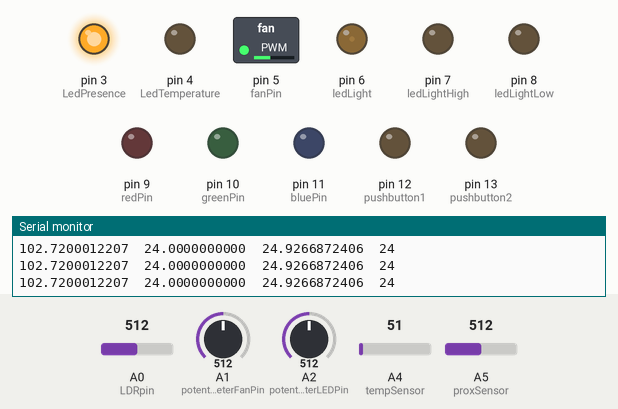
The sketch below on a simulated Arduino Uno, built with avr-gcc and run on an emulated ATmega328P. Shown: switched loads named in the sketch (green lamp = pin HIGH), output pins drawn as LEDs (lit = HIGH), the last lines printed to the serial monitor. The test bench sets the inputs (shaded band); at power-on: A0 (LDRpin) = 512, A4 (tempSensor) = 51, A5 (proxSensor) = 512, A1 (potentiometerFanPin) = 512, A2 (potentiometerLEDPin) = 512.

Above: at 1.2 s.
1.3 s: A0 (LDRpin) set to 568
2.8 s: A0 (LDRpin) set to 589
At 3.4 s:
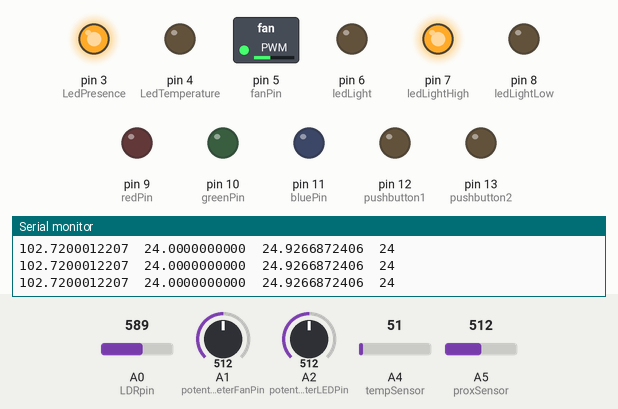
4.3 s: A4 (tempSensor) set to 71
At 5.0 s:
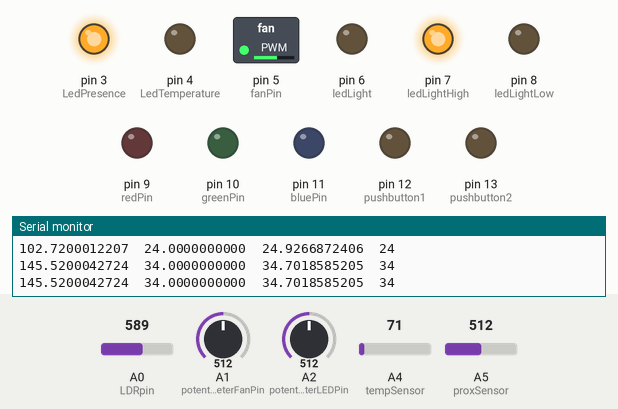
5.8 s: A5 (proxSensor) set to 104
7.3 s: A5 (proxSensor) set to 89
At 8.1 s:
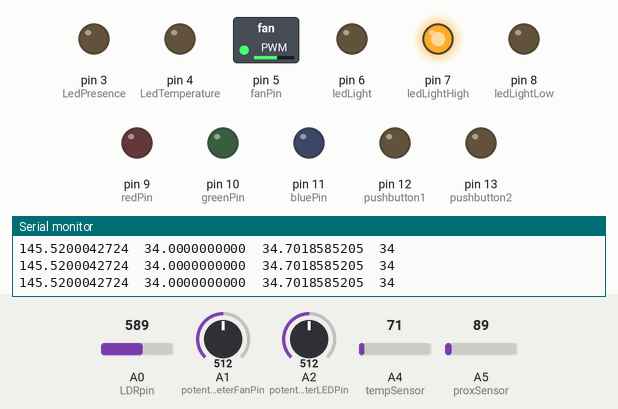
8.8 s: A0 (LDRpin) set to 48
At 9.1 s:
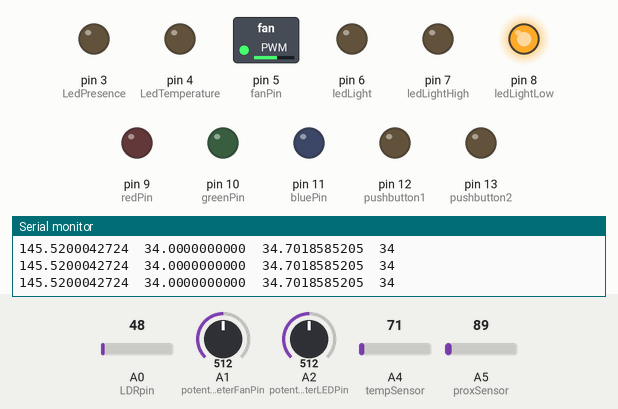
Timing chart, 0 to 12.8 s (numbered marks = the images above; inputs shaded):
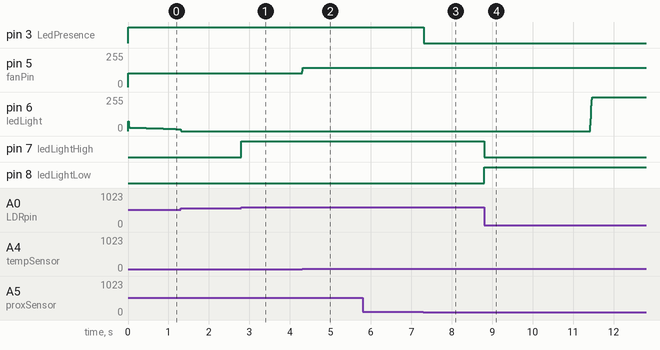

The sketch:

part1_vPolling.ino
```cpp
/*********************************************************
**********************************************************
***** *****
***** VARIABES *****
***** *****
**********************************************************
**********************************************************
*********************************************************/

const int redPin = 9;
const int greenPin = 10;
const int bluePin = 11;

/**********************************************************
* OPERATION MODES
**********************************************************/
const int pushbutton1 = 12;
const int pushbutton2 = 13;

/**********************************************************
* LUMINAIRE
**********************************************************/
const int ledLight = 6;
const int potentiometerLEDPin = A2;
int luminaireValue;

const int lumiNumReadings=20; // number of readings to compute moving average
int lumiReadings[lumiNumReadings]; // the readings from the analog input
int lumiIndex = 0; // the index of the current reading
int lumiTotal = 0; // the running total
int lumiAverage = 0; // the average

/**********************************************************
* FAN
**********************************************************/

const int fanPin = 5;
const int potentiometerFanPin = A1;

/**********************************************************
* LDR
**********************************************************/
const int LDRpin = A0; //input pin for the LDR sensor

const int ledLightLow =8; //pin for LED for light off
const int ledLightHigh =7; //pin for LED for light on

const int VoltDiv =10000; //resistance used with the LDR for the voltage divisor
const int LDRvcc =5; //voltage used to supply the voltage divisor
const int LDR_uplimit = 13000; //before 25000 wiwth environment0
const int LDR_downlimit = 1000
; //before 8000

int LDRValue = 0; // variable to store the value coming from the sensor
float LDRVolt =0; // LDR tension
float LDRes=0; // LDR resistance

//moving average variables
const int ldrNumReadings=20; // number of readings to compute moving average
float ldrReadings[ldrNumReadings]; // the readings from the analog input
int ldrIndex = 0; // the index of the current reading
float ldrTotal = 0; // the running total
float ldrAverage = 0; // the average

/**********************************************************
* PROXIMITY
**********************************************************/
const int proxSensor = A5; //input pin fo the proximity sensor
const int LedPresence = 3; // select the pin for the LED that detects presence

const int proximityNumReadings=5; // number of readings to compute moving average
int proximityReadings[proximityNumReadings]; // the readings from the analog input
int proximityIndex = 0; // the index of the current reading
int proximityTotal = 0; // the running total
int proximityAverage = 0; // the average


/**********************************************************
* TEMPERATURE
**********************************************************/
const int tempSensor = A4; //input pin for he temperature sensor
const int LedTemperature = 4; // select the pin for the LED that detects temperatures above 50ºC

const int tempNumReadings=5; // number of readings to compute moving average
int tempReadings[tempNumReadings]; // the readings from the analog input
int tempIndex = 0; // the index of the current reading
int tempTotal = 0; // the running total
int tempAverage = 0; // the average
float realtemp_t,realtemp;


/**********************************************************
* PID FAN
**********************************************************/

unsigned long pidFan_lastTime; //for constant sample time assurance
int pidFan_sampleTime = 10;
double pidFan_y, pidFan_u; //input reading and output value
double pidFan_ref=35; //reference
double pidFan_errorSum, pidFan_lastError; //error sum and previous erros for integral and derivative components
double pidFan_kp=4.28, pidFan_ki=0.000, pidFan_kd=0; //proportional, integral and derivative variables


//    P-Control: P=0.50*Gu, I=0, D=0.
//    PI-Control: P=0.45*Gu, I=1.2/tu, D=0.
//    PIDFAN-Control: P=0.60*Gu, I=2/tu, D=tu/8.

// variable used for timing serial output of LDR value
double PRINT_LAST_TIME_FAN;

void pidFan(){
  //pidFan_y=analogRead(PIN_Y);
  pidFan_y=tempAverage;

  unsigned long now = millis();
  double timeChange = (double) (now - pidFan_lastTime);
  if (timeChange < pidFan_sampleTime) return; //don't compute output if sample time has not been reached

  //double error = pidFan_ref - pidFan_y; //compute current error
  double error = pidFan_y;

  if (tempAverage >= pidFan_ref){
    pidFan_u = 150;
    return;
  }

  pidFan_errorSum += (error * pidFan_sampleTime); //error's integral
  int errorDerivative = (error - pidFan_lastError) / pidFan_sampleTime; //error's derivative

  //error = error * ( 1 / (1 + exp(-error))); // logistic function

  pidFan_u = pidFan_kp * error + pidFan_ki * pidFan_errorSum + pidFan_kd * errorDerivative;

  pidFan_u = (pidFan_u < 0) ? 0 : pidFan_u;

  pidFan_lastError=error;
  pidFan_lastTime=now;

  //double temp=( 1 / (1 + exp(-pidFan_u)));

  //if (pidFan_u < 0) pidFan_u=-pidFan_u;
  //pidFan_u = 10000 * ( 1 / (1 + exp(pidFan_u)));


  if(pidFan_u > 150) pidFan_u = 150; //150 is the max of fan for noiseless performance. Restricts control within the boundary.

  //if(pidFan_u<0) return;  // se a luz ainda no aqueceu, deixa aquecer

  if(error<0) pidFan_u=0;  // if temperature hasn't exceeded setpoint, don't act

  // this section is printing the value of LDRes and LED PID output each 250 ms
  double PRINT_TIME_CHANGE= (double) (now - PRINT_LAST_TIME_FAN);

  if (PRINT_TIME_CHANGE >= 250){
//    Serial.println("------------------ FAN ------------------");
    Serial.print(pidFan_u,DEC);
    Serial.print("\t");
    Serial.print(error,DEC);
    Serial.print("\t");
    Serial.print(realtemp,DEC);
    Serial.print("\t");
    Serial.println(tempAverage,DEC);


    PRINT_LAST_TIME_FAN    =now;
  }


//map pidFan_u
//analogWrite(PIN_U,pidFan_u)

}


/**********************************************************
* PID LED
**********************************************************/

unsigned long pidLED_lastTime; //for constant sample time assurance
int pidLED_sampleTime = 10;
double pidLED_y, pidLED_u; //input reading and output value
double pidLED_ref=7000;


//reference for the light resistance
double pidLED_errorSum, pidLED_lastError; //error sum and previous erros for integral and derivative components
double pidLED_kp=0.01, pidLED_ki=0.0005, pidLED_kd=0; //proportional, integral and derivative variables
// 0.02  0.001

//0.0007
//    P-Control: P=0.50*Gu, I=0, D=0.
//    PI-Control: P=0.45*Gu, I=1.2/tu, D=0.
//    PIDFAN-Control: P=0.60*Gu, I=2/tu, D=tu/8.

double PRINT_LAST_TIME_LED;

void pidLED(){

  pidLED_y=ldrAverage;

  unsigned long now = millis();
  double timeChange = (double) (now - pidLED_lastTime);
  if (timeChange < pidLED_sampleTime) return; //don't compute output if sample time has not been reached

  double error = pidLED_ref - pidLED_y; //compute current error
  pidLED_errorSum += (error * pidLED_sampleTime); //error's integral

  int errorDerivative = (error - pidLED_lastError) / pidLED_sampleTime; //error's derivative

  pidLED_u = pidLED_kp * error + pidLED_ki * pidLED_errorSum + pidLED_kd * errorDerivative;

  pidLED_lastError=error;
  pidLED_lastTime=now;


//  // this section is printing the value of LDRes and LED PID output each 250 ms
  double PRINT_TIME_CHANGE= (double) (now - PRINT_LAST_TIME_LED);

  if (PRINT_TIME_CHANGE >= 250){
    //Serial.println("------------------ LED ------------------");
//    Serial.print(pidLED_u,DEC);
//    Serial.print("\t");
//    Serial.print(LDRes,DEC);
//    Serial.print("\t");
//    Serial.println(ldrAverage);

    PRINT_LAST_TIME_LED=now;
  }

  // if PID output exceeds 255, then it is 255; if it is negative, then it is 0
  if (pidLED_u > 255) pidLED_u=255;
  if (pidLED_u < 0) pidLED_u=0;


}


void setup() {

  //proximity
  pinMode(proxSensor, INPUT);
  pinMode(LedPresence, OUTPUT);


  //temperature
  pinMode(tempSensor, INPUT);
  pinMode(LedTemperature, OUTPUT);

  // light sensor
  pinMode(ledLightLow, OUTPUT);
  pinMode(ledLightHigh, OUTPUT);

  // luminaire
  pinMode(potentiometerLEDPin, INPUT);
  pinMode(ledLight, OUTPUT);

  // fan
  pinMode(potentiometerFanPin, INPUT);
  pinMode(fanPin, OUTPUT);

  //
  pinMode(redPin, OUTPUT);
  pinMode(greenPin, OUTPUT);
  pinMode(bluePin, OUTPUT);

  //operation mode
  pinMode(pushbutton1, OUTPUT);
  pinMode(pushbutton2, OUTPUT);

  // initialize serial communication:
  Serial.begin(9600);
}


void loop()
{

  //delay(1000);
  int proximity, temperature, distance;

  if (distance < 50) pidLED_ref=10000;
  else pidLED_ref = 1000;


  if (Serial.available() > 0) { //If we sent the program a command deal with it
    for (int x = 0; x < 4; x++) {
      switch (x) {
        case 0:
          Serial.println(Serial.parseFloat());
          pidLED_kp = (double)Serial.parseFloat();
          break;
        case 1:
          pidLED_ki = (double)Serial.parseFloat();

          break;
        case 2:
          pidLED_kd = (double)Serial.parseFloat();
          break;
        case 3:
          for (int y = Serial.available(); y == 0; y--) {
            Serial.read(); //Clear out any residual junk
          }
          break;
      }
    }
  Serial.print("#ledKP=");
  Serial.print(pidLED_kp,DEC);
  Serial.print("\tledKI=");
  Serial.print(pidLED_ki,DEC);
  Serial.print("\tledKD=");
  Serial.println(pidLED_kd,DEC);
  }


/**********************************************************
*
* Proximity
*
**********************************************************/

  // read from proximity sensor
  proximity = analogRead(proxSensor);

  //// moving average to reduce noise
  // subtract the last reading:
  proximityTotal= proximityTotal - proximityReadings[proximityIndex];

  // read from the sensor:
  proximityReadings[proximityIndex] = proximity;

  // add the reading to the total:
  proximityTotal= proximityTotal + proximityReadings[proximityIndex];

  // advance to the next position in the array:
  proximityIndex = proximityIndex + 1;

  // if we're at the end of the array...
  if (proximityIndex >= proximityNumReadings)
    // ...wrap around to the beginning:
    proximityIndex = 0;

  // calculate the average:
  proximityAverage = proximityTotal / proximityNumReadings;

  //calculate distance
  distance = -0.146 * proximityAverage + 63.87;

  // workstation occupied if presence detected within 50 cm
  if (distance < 50) digitalWrite(LedPresence, HIGH);
  else digitalWrite(LedPresence, LOW);

  // equation y=-0.146x + 63.87 (in cm); it's linear in the interval [20,50] (cm)


/*
Serial.print("proximity:");
Serial.print(proximityAverage);
Serial.print("\t distance:");
Serial.println(distance);
*/


/**********************************************************
*
* Temperature
*
**********************************************************/

  // get temperature reading
  temperature = analogRead(tempSensor);

  // calculate real temperature from reading
  realtemp_t=( ( 5 * (float)temperature ) / 1023 ) / 0.01;
  realtemp=realtemp_t;

  // filter that doesn't accept readings which vary more than 10% from moving average
  if ( (realtemp > 1.2 * tempAverage || realtemp < 0.8 * tempAverage) && millis() > 5000) realtemp=tempAverage;


  //// moving average to reduce noise
  // subtract the last reading:
  tempTotal= tempTotal - tempReadings[tempIndex];
  // read from the sensor:
  tempReadings[tempIndex] = realtemp;
  // add the reading to the total:
  tempTotal= tempTotal + tempReadings[tempIndex];
  // advance to the next position in the array:
  tempIndex = tempIndex + 1;

  // if we're at the end of the array...
  if (tempIndex >= tempNumReadings)
    // ...wrap around to the beginning:
    tempIndex = 0;

  // calculate the average:
  tempAverage = tempTotal / tempNumReadings;

  //if temperature reaches 50º, LED ir turned on
  if (tempAverage > 50) digitalWrite(LedTemperature, HIGH);
  else digitalWrite(LedTemperature, LOW);


//  Serial.print("\t Temperature:");
//  Serial.print(tempAverage);
//  Serial.println();


/**********************************************************
*
* LDR
*
**********************************************************/

  // read the value from the sensor
  LDRValue = analogRead(LDRpin);

  //Serial.print("Analog reading[LDR]:");
  //Serial.println(LDRValue);

  //convert the LDR reading to a voltage
  LDRVolt = (5.00*LDRValue)/1023.00;

  //Serial.print("Voltage [LDR]:");
  //Serial.println(LDRVolt);

  //compute LDR resistance
  //LDRes= ( LDRvcc*VoltDiv- LDRVolt*VoltDiv) / LDRVolt; //old formula
    LDRes = ( VoltDiv * LDRVolt ) / ( 5 - LDRVolt);

      //// moving average to reduce noise
  // subtract the last reading:
  ldrTotal= ldrTotal - ldrReadings[ldrIndex];

  // read from the sensor:
  ldrReadings[ldrIndex] = LDRes;

  // add the reading to the total:
  ldrTotal= ldrTotal + ldrReadings[ldrIndex];

  // advance to the next position in the array:
  ldrIndex = ldrIndex + 1;

  // if we're at the end of the array...
  if (ldrIndex >= ldrNumReadings)
    // ...wrap around to the beginning:
    ldrIndex = 0;

  // calculate the average:
  ldrAverage = ldrTotal / ldrNumReadings;

  //Serial.print("Resistance [LDR]:");
  //Serial.println(LDRes);
  //Serial.println("--");

  //change state LED
  if (LDRes < LDR_downlimit){ //there is enough light in the room
    digitalWrite(ledLightLow, HIGH);
    digitalWrite(ledLightHigh, LOW);
  }
  else if(LDRes > LDR_uplimit){ //there is not enough light in the room
    digitalWrite(ledLightHigh, HIGH);
    digitalWrite(ledLightLow, LOW);
  }
  else{ //there is so-so light in the room
    digitalWrite(ledLightLow, LOW);
    digitalWrite(ledLightHigh, LOW);
  }


/**********************************************************
*
* DRIVING THE FAN
*
**********************************************************/

  pidFan();

  double potentiometerFanValue = analogRead(potentiometerFanPin);
  potentiometerFanValue=map(potentiometerFanValue,0,1023,0,1);
  analogWrite(fanPin, pidFan_u);
  //analogWrite(fanPin, 255); //maximum 150 not to be noisy
  //pidLED_kp=potentiometerFanValue;

 //Serial.print("Pot fan:");

 //Serial.println(potentiometerFanValue,DEC);


/**********************************************************
*
* DRIVING THE LED
*
**********************************************************/
  pidLED();

  int potentiometerLEDValue = analogRead(potentiometerLEDPin);
  luminaireValue=map(potentiometerLEDValue,0,1023,0,255);

  analogWrite(ledLight,pidLED_u);

  //// moving average to reduce noise
  // subtract the last reading:
  lumiTotal= lumiTotal - lumiReadings[lumiIndex];

  // read from the sensor:
  lumiReadings[lumiIndex] = luminaireValue;

  // add the reading to the total:
  lumiTotal= lumiTotal + lumiReadings[lumiIndex];

  // advance to the next position in the array:
  lumiIndex = lumiIndex + 1;

  // if we're at the end of the array...
  if (lumiIndex >= lumiNumReadings)
    // ...wrap around to the beginning:
    lumiIndex = 0;

  // calculate the average:
  lumiAverage = lumiTotal / lumiNumReadings;

    // sets the output for the luminaire
    //analogWrite(ledLight,255);

 //Serial.print("Pot luminaire:");
 //Serial.println(lumiAverage,DEC);
 //Serial.println(luminaireValue,DEC);


  ///////////////////////////////////////////////////////////
  //Sending data to PC
  /*
int LDRestemp = map(LDRes, 1000000000, 1000, 0, 99);
String LL = (LDRestemp < 10) ? "0" + String((int)LDRestemp,DEC) : String((int)LDRestemp,DEC);
String PP = (distance < 10) ? "0" + String((int)distance, DEC) : String((int)distance, DEC);
String TT = (realtemp < 10) ? "0" + String((int)realtemp, DEC) : String((int)realtemp, DEC);
String CC = (0 < 16) ? "0" + String(0, HEX) : String(0, HEX); //TODO add real value
String DD = (0 < 16) ? "0" + String(0, HEX) : String(0, HEX); //TODO add real value
String messageToPC = LL + PP + TT + CC + DD;
Serial.print(messageToPC);
Serial.print("\n");
*/

/**********************************************************
*
* COMMUNICATION
*
**********************************************************/

  // send data only when you receive data:
  if (Serial.available() > 0) {

    // read the incoming byte:

    int incomingByte1 = Serial.read();
    if(incomingByte1 > 47 && incomingByte1 < 58)
      incomingByte1 = incomingByte1-48;
    else
      incomingByte1 = 10 + (incomingByte1 - 65); //Ascii A is 65


      int incomingByte2 = Serial.read();
    if(incomingByte2 > 47 && incomingByte2 < 58)
      incomingByte2 = incomingByte2-48;
    else
      incomingByte2 = 10 + (incomingByte2 - 65); //Ascii A is 65

    /*
Serial.print("I received: ");
Serial.println(incomingByte1 * 16 + incomingByte2);
*/

    //calculate % value of the control command
    int control = map(incomingByte1 *16 + incomingByte2, 0, 255, 0 , 100);
    //Serial.println(control);
  }


/**********************************************************
*
* OPERATION MODES
*
**********************************************************/


  if ( digitalRead(pushbutton1) == HIGH)
      digitalWrite(bluePin, HIGH);
  else
      digitalWrite(bluePin, LOW);

  //delay(100);

}
```

Measured:
- the behaviour switches between 578 and 579 on A0 (LDRpin) (found by bisection; images 0 and 1)
- the behaviour switches between 96 and 95 on A5 (proxSensor) (found by bisection; images 2 and 3)
- after the input at 2.8 s, pin 7 (ledLightHigh): LOW → HIGH at once
- after the input at 4.3 s, pin 5 (fanPin): 102/255 → 145/255 at once
- after the input at 7.3 s, pin 3 (LedPresence): HIGH → LOW at once
- after the input at 8.8 s, pin 6 (ledLight): 0/255 → 255/255 after 2.6 s; pin 7 (ledLightHigh): HIGH → LOW at once; pin 8 (ledLightLow): LOW → HIGH at once
